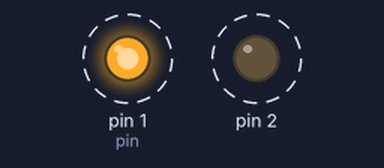
Simulated run of this sketch. Board: Arduino Uno, built with avr-gcc and run on an emulated ATmega328P. Parts: output pins drawn as LEDs (lit = HIGH). Dashed ring = blinking.

Above: at 0.5 s.
Timing chart, 0 to 4.6 s (numbered marks = the images above):
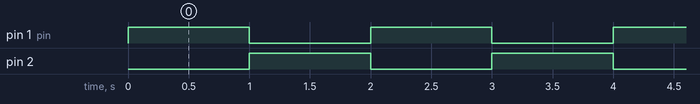

The sketch:

Alternative_LED_Blink.ino
```cpp
#define pin 1               // using macro tp fix value of pin


// the setup function runs once when you press reset or power the board
void setup() {
  // initialize digital pin LED_BUILTIN as an output.
  pinMode(pin, OUTPUT);
  pinMode(2, OUTPUT);
}

// the loop function runs over and over again forever
void loop() {
  digitalWrite(pin, HIGH);   // turn the LED on
  digitalWrite(2, LOW);
  delay(1000);                       // wait for a second
  digitalWrite(pin, LOW);    // turn the LED off
  digitalWrite(2, HIGH);
  delay(1000);                       // wait for a second
}
```

Measured:
- by itself, pin 1 (pin), pin 2: alternates HIGH for 1.0 s and LOW for 1.0 s
